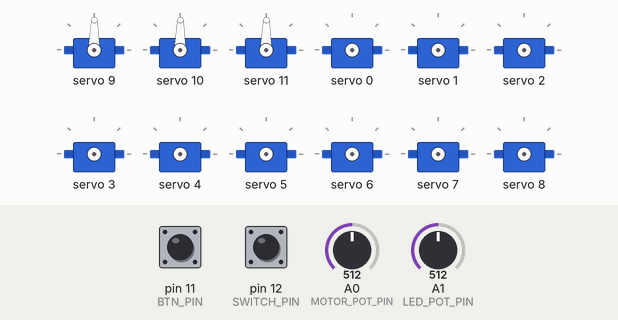
Recording of a sketch running on a simulated Arduino Uno, built with avr-gcc and run on an emulated ATmega328P. Parts: 12 × servo. Inputs (shaded band) come from the test bench; at power-on: A1 (LED_POT_PIN) = 512, pin 12 (SWITCH_PIN) HIGH, A0 (MOTOR_POT_PIN) = 512, pin 11 (BTN_PIN) HIGH. Random numbers use the default seed unless the sketch sets one.

Above: at 1.2 s.
1.3 s: A1 (LED_POT_PIN) set to 490
At 2.31 s:
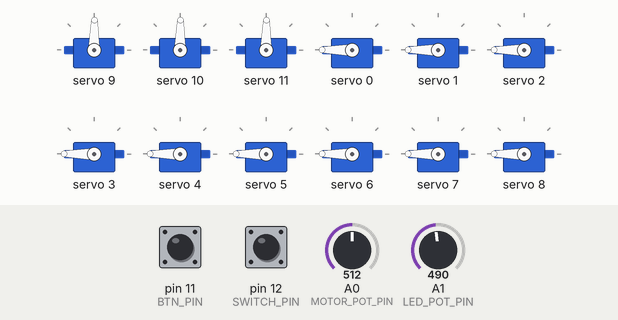
4.3 s: pin 12 (SWITCH_PIN) pulled LOW for 3.2 s
9.5 s: A0 (MOTOR_POT_PIN) set to 716
At 9.75 s:
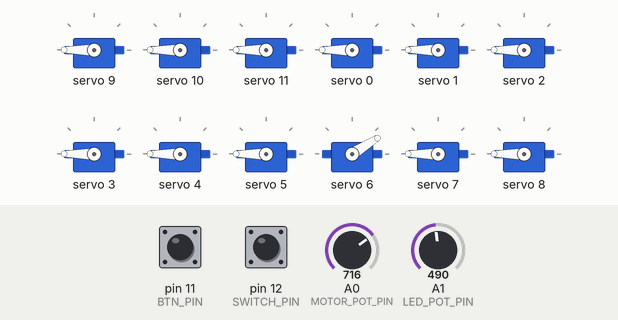
12.5 s: A1 (LED_POT_PIN) set to 508
15.5 s: A0 (MOTOR_POT_PIN) set to 900
At 15.8 s:
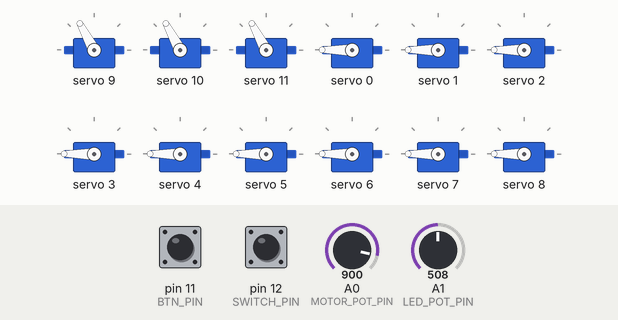
17.0 s: A1 (LED_POT_PIN) set to 306
At 18.58 s:
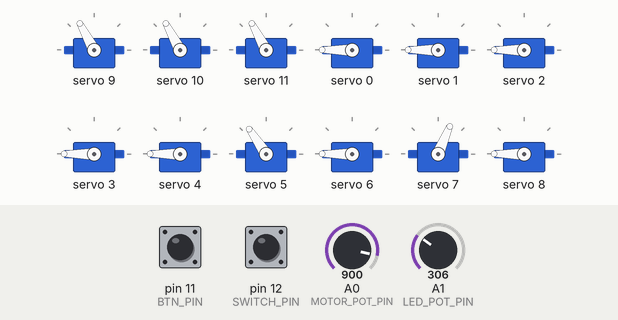
Timing chart, 0 to 23.2 s (numbered marks = the images above; inputs shaded):
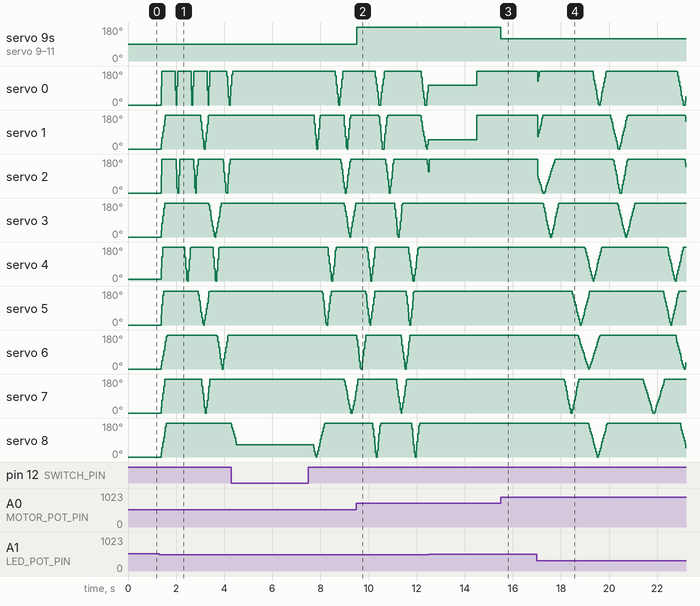

Measured:
- after the input at 1.3 s, servo 8: 0° → 180° after 0.07 s, → 174° 2.9 s later
- after the input at 9.5 s, servo 9–11: 89° → 180° at once
- after the input at 15.5 s, servo 9–11: 180° → 118° at once

The sketch:

SkyProjectorCode.ino
```cpp
#include <Adafruit_PWMServoDriver.h>

Adafruit_PWMServoDriver pwmDriver = Adafruit_PWMServoDriver();

// LEDS
// PIN 0-2 = no label
// PIN 3-5 = label three
// PIN 6-8 = label six

// MOTORS
// PIN 9 = label three
// PIN 10 = label six
// PIN 11 = no label

const int POT_MAX = 1023;
const int PWM_MAX = 4095;

const int SWITCH_PIN = 12;
const int BTN_PIN = 11;
const int LED_POT_PIN = A1;
const int MOTOR_POT_PIN = A0;

const int TIME_BEFORE_SWITCH_REGISTER = 200;

bool isOn = false;
unsigned long switchTime = 0;

const unsigned long BTN_VALIDATION_COUNT_THRESHOLD = 3;
const unsigned long BTN_SHORT_THRESHOLD = 500;
const int COLOR_MODE_COUNT = 9;
const int COLOR_SCOPE_COUNT = 2;
const bool COLOR_MODES[9][9] = {
  {1,1,1, 1,1,1, 1,1,1}, // rgb
  {1,0,0, 1,0,0, 1,0,0}, // r
  {0,1,0, 0,1,0, 0,1,0}, // g
  {0,0,1, 0,0,1, 0,0,1}, // b
  {1,1,0, 1,1,0, 1,1,0}, // rg
  {1,0,1, 1,0,1, 1,0,1}, // rb
  {0,1,1, 0,1,1, 0,1,1}, // gb
  {1,0,0, 0,1,0, 0,0,1}, // r, g, b
  {1,1,0, 1,0,1, 0,1,1} // rg, rb, gb
};

unsigned long btnTime = 0;
int btnValidationCount = 0;
bool isColorModeChanged = true;
int colorMode = 0;
// 0=Per color, 1=Per led
int colorScope = 0;

const int SPEED_MOD_MIN = 1;
const int SPEED_MOD_MAX = 100;

const int LED_MIN_PWM = 200;
const int LED_BASE_STEPS = 15;
const float LED_SPEED_MIN = 0.7;
const float LED_SPEED_MAX = 1.3;
const int LED_SPEED_CHANGE_TIME_MIN = 1000;
const int LED_SPEED_CHANGE_TIME_MAX = 5000;
const float LED_FADE_DEPTH_SPEEDS[] = {1.3, 1.0, 0.7};
const int LED_TOGGLE_TIME_MIN = 75;
const int LED_TOGGLE_TIME_MAX = 2000;

// 0=Static, 1=Fade, 2=Toggle
int ledMode = 0;
float ledSpeedMod = 1;
int ledPwms[3][3];
int ledDirections[3][3];
float ledSpeeds[3][3];
int ledSpeedTimesBeforeChange[3][3];
unsigned long ledSpeedChangeTimes[3][3];
unsigned long lastColorChange = millis();
bool lastColorCombination[9] = {};

const int MOTOR_MIN_PWM = 600;
const float MOTOR_DEPTH_SPEEDS[] = {1.0, 0.8, 0.9};

// 0=Off, 1=Global, 2=Depth
int motorMode = 0;
float motorSpeedMod = 1;

void setup() {
  randomSeed(analogRead(A5));
  Serial.begin(9600);

  pinMode(SWITCH_PIN, INPUT_PULLUP);
  pinMode(BTN_PIN, INPUT_PULLUP);

  pwmDriver.begin();
  pwmDriver.setPWMFreq(100);

  // Led fade init
  for (int led = 0; led < 3; led++) {
    for (int color = 0; color < 3; color++) {
      ledDirections[led][color] = random(2) == 1 ? 1 : -1;
      ledSpeeds[led][color] = randomFloat(LED_SPEED_MIN, LED_SPEED_MAX+1);
      ledSpeedTimesBeforeChange[led][color] = random(LED_SPEED_CHANGE_TIME_MIN, LED_SPEED_CHANGE_TIME_MAX+1);
      ledSpeedChangeTimes[led][color] = millis();
    }
  }
}

float randomFloat(float min, float max) {
  float resolution = 100.0;
  int min_int = min * resolution;
  int max_int = max * resolution;
  return random(min_int, max_int + 1) / resolution;
}

void loop() {
  if (!checkIsOn()) {
    return;
  }

  checkMode();
  checkLedPot();
  checkMotorPot();

  loopLeds();
  loopMotors();

  isColorModeChanged = false;

  delay(25);
}

bool checkIsOn() {
  bool isSwitchPressed = digitalRead(SWITCH_PIN) == LOW;
  if (!isSwitchPressed && !isOn || isSwitchPressed && isOn) {
    if (switchTime == 0) {
      switchTime = millis();
    } else if (millis() - switchTime >= TIME_BEFORE_SWITCH_REGISTER) {
      switchTime = 0;
      if (isOn) {
        turnOff();
      } else {
        turnOn();
      }
    }
  }

  return isOn;
}

void turnOn() {
  isOn = true;
}

void turnOff() {
  clearLeds();
  clearMotors();

  isOn = false;
}

void clearLeds() {
  for (int color = 0; color < 9; color++) {
    pwmDriver.setPWM(color, 0, 0);
  }
}

void clearMotors() {
  for (int motor = 9; motor < 12; motor++) {
    pwmDriver.setPWM(motor, 0, 0);
  }
}

void checkMode() {
  bool isBtnPressed = digitalRead(BTN_PIN) == LOW;

  if (isBtnPressed) {
    btnValidationCount++;
  }

  if (isBtnPressed && btnTime == 0) {
    btnTime = millis();
  } else if (!isBtnPressed && btnTime != 0) {
    if (btnValidationCount >= 3) {
      unsigned long btnDuration = millis() - btnTime;
      if (btnDuration <= BTN_SHORT_THRESHOLD) {
        colorMode++;
        if (colorMode == COLOR_MODE_COUNT) {
          colorMode = 0;
        }

        isColorModeChanged = true;
      } else {
        colorScope++;
        if (colorScope == COLOR_SCOPE_COUNT) {
          colorScope = 0;
        }
      }
    }

    btnTime = 0;
    btnValidationCount = 0;
  }
}

void checkLedPot() {
  int ledPotVal = analogRead(LED_POT_PIN);
  int rangeStart = 0;
  int rangeEnd = 0;
  if (ledPotVal == 0) {
    ledMode = 0;
  } else if (ledPotVal >= 1 && ledPotVal <= 500) {
    ledMode = 1;
    rangeStart = 1;
    rangeEnd = 500;
  } else if (ledPotVal >= 501 && ledPotVal <= POT_MAX) {
    ledMode = 2;
    rangeStart = 501;
    rangeEnd = POT_MAX;
  }

  ledSpeedMod = calcSpeedMod(ledPotVal, rangeStart, rangeEnd);
}

float calcSpeedMod(int potVal, int rangeStart, int rangeEnd) {
  float resolution = 100.0;
  float upperCapPerc = 0.12;
  float upperCap = rangeEnd - (rangeEnd - rangeStart) * upperCapPerc;

  if (potVal >= upperCap) {
    return SPEED_MOD_MAX;
  }

  return map(potVal, rangeStart, upperCap, SPEED_MOD_MIN, SPEED_MOD_MAX * resolution) / resolution;
}

void checkMotorPot() {
  int motorPotVal = POT_MAX - analogRead(MOTOR_POT_PIN);
  int rangeStart = 0;
  int rangeEnd = 0;
  if (motorPotVal == 0) {
    motorMode = 0;
  } else if (motorPotVal >= 1 && motorPotVal <= 500) {
    motorMode = 1;
    rangeStart = 1;
    rangeEnd = 500;
  } else if (motorPotVal >= 501 && motorPotVal <= POT_MAX) {
    motorMode = 2;
    rangeStart = 501;
    rangeEnd = POT_MAX;
  }

  motorSpeedMod = calcSpeedMod(motorPotVal, rangeStart, rangeEnd);
}

void loopLeds() {
  if (ledMode == 0) {
    for (int color = 0; color < 9; color++) {
      if (COLOR_MODES[colorMode][color]) {
        pwmDriver.setPWM(color, 0, PWM_MAX);
      } else {
        pwmDriver.setPWM(color, 0, 0);
      }
    }
  } else if (ledMode == 1) {
    // Brighten color mode colors on mode change to show the user which mode it is.
    if (isColorModeChanged) {
      clearLeds();

      for (int led = 0; led < 3; led++) {
        for (int color = 0; color < 3; color++) {
          ledPwms[led][color] = PWM_MAX;
        }
      }
    }

    int speedMod = calcExp(ledSpeedMod, SPEED_MOD_MIN, SPEED_MOD_MAX, 1.5);
    for (int led = 0; led < 3; led++) {
      for (int color = 0; color < 3; color++) {
        int pwm = setLedFadePwm(led, color, speedMod);

        int ledDriverIndex = led * 3 + color;
        if (!COLOR_MODES[colorMode][ledDriverIndex]) {
          continue;
        }

        if (colorScope == 0) {
          pwmDriver.setPWM(ledDriverIndex, 0, pwm);
        } else if (colorScope == 1) {
          // All colors of led same pwm as first color.
          pwmDriver.setPWM(ledDriverIndex, 0, ledPwms[led][0]);
        }
      }
    }
  } else if (ledMode == 2) {
    float speedMod = SPEED_MOD_MAX + SPEED_MOD_MIN - ledSpeedMod;
    speedMod = calcExp(speedMod, SPEED_MOD_MIN, SPEED_MOD_MAX);
    int timeBetweenColorChange = map(speedMod, SPEED_MOD_MIN, SPEED_MOD_MAX, LED_TOGGLE_TIME_MIN, LED_TOGGLE_TIME_MAX);
    if (millis() - lastColorChange >= timeBetweenColorChange) {
      lastColorChange = millis();

      bool colorCombination[9] = {};
      do {
        for (int color = 0; color < 9; color++) {
          if (random(2) == 1) {
            colorCombination[color] = true;
          } else {
            colorCombination[color] = false;
          }
        }

        // Prevent darkness
        colorCombination[random(9)] = true;
      } while (compareColorCombinations(colorCombination, lastColorCombination));

      clearLeds();
      for (int color = 0; color < 9; color++) {
        if (colorCombination[color]) {
          pwmDriver.setPWM(color, 0, PWM_MAX);
        }
      }

      for (int color = 0; color < 9; color++) {
        lastColorCombination[color] = colorCombination[color];
      }
    }
  }
}

float calcExp(float value, float min, float max) {
  return calcExp(value, min, max, 2.0);
}

float calcExp(float value, float min, float max, float curve) {
  float norm = (value - min) / (max - min);
  norm = constrain(norm, 0.0, 1.0);
  float curved = pow(norm, curve);
  return min + curved * (max - min);
}

int setLedFadePwm(int led, int color, float speedMod) {
  float pwmChangeAmount = LED_BASE_STEPS * ledSpeeds[led][color] * (speedMod / 10) * ledDirections[led][color];
  // Fade speed depth modifier if motor is in depth mode.
  if (motorMode == 2) {
    pwmChangeAmount *= LED_FADE_DEPTH_SPEEDS[led];
  }

  int pwm = ledPwms[led][color] + pwmChangeAmount;
  if (pwm > PWM_MAX) {
    ledDirections[led][color] = -1;
    pwm = PWM_MAX;
  } else if (pwm < LED_MIN_PWM) {
    ledDirections[led][color] = 1;
    pwm = LED_MIN_PWM;
  }

  ledPwms[led][color] = pwm;

  if (millis() - ledSpeedChangeTimes[led][color] >= ledSpeedTimesBeforeChange[led][color]) {
    ledSpeedChangeTimes[led][color] = millis();
    ledSpeedTimesBeforeChange[led][color] = random(LED_SPEED_CHANGE_TIME_MIN, LED_SPEED_CHANGE_TIME_MAX+1);
    ledSpeeds[led][color] = randomFloat(LED_SPEED_MIN, LED_SPEED_MAX);
  }

  return pwm;
}

bool compareColorCombinations(bool* combination1, bool* combination2) {
  if (combination1 == nullptr || combination2 == nullptr) {
    return combination1 == nullptr && combination2 == nullptr;
  }

  bool isIdentical = true;
  for (int color = 0; color < 9; color++) {
    if (combination1[color] != combination2[color]) {
      isIdentical = false;
      break;
    }
  }

  return isIdentical;
}

void loopMotors() {
  if (motorMode == 0) {
    clearMotors();
  } else {
    for (int motor = 0; motor < 3; motor++) {
      float speedMod = map(motorSpeedMod, SPEED_MOD_MIN, SPEED_MOD_MAX, MOTOR_MIN_PWM, PWM_MAX);
      if (motorMode == 2) {
        speedMod *= MOTOR_DEPTH_SPEEDS[motor];
      }

      int pwm = calcExp(speedMod, MOTOR_MIN_PWM, PWM_MAX, 2.5);
      pwmDriver.setPWM(motor + 9, 0, pwm);
    }
  }
}
```
